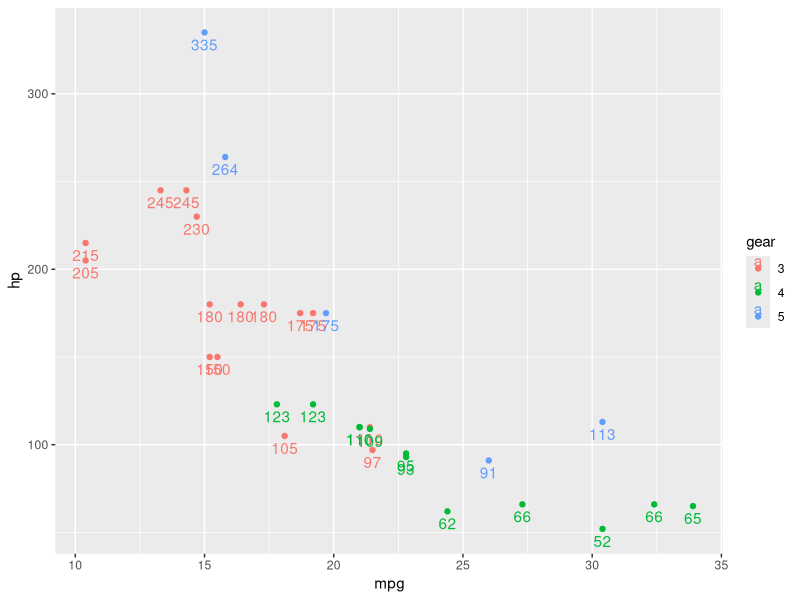
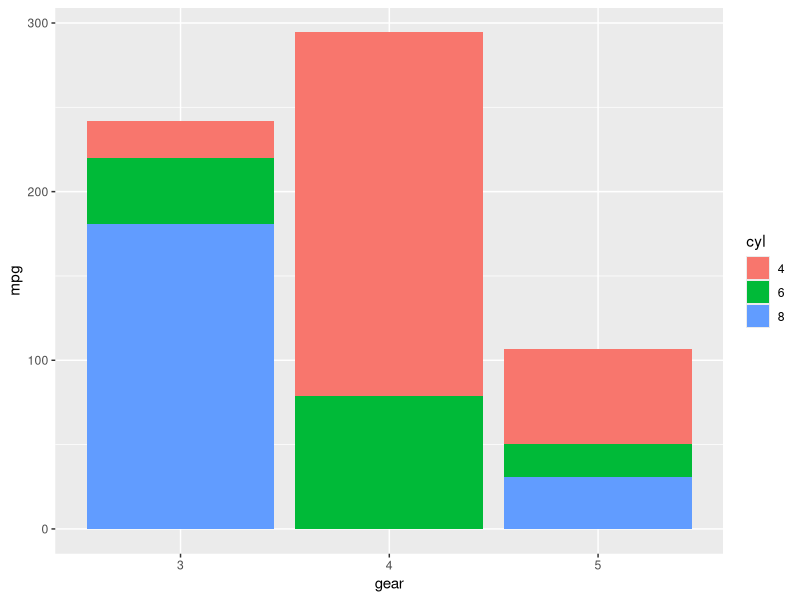
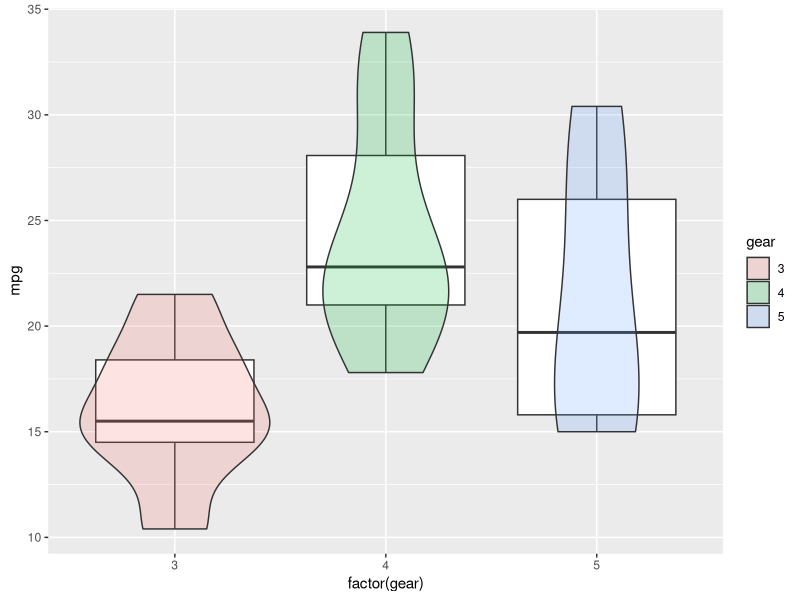
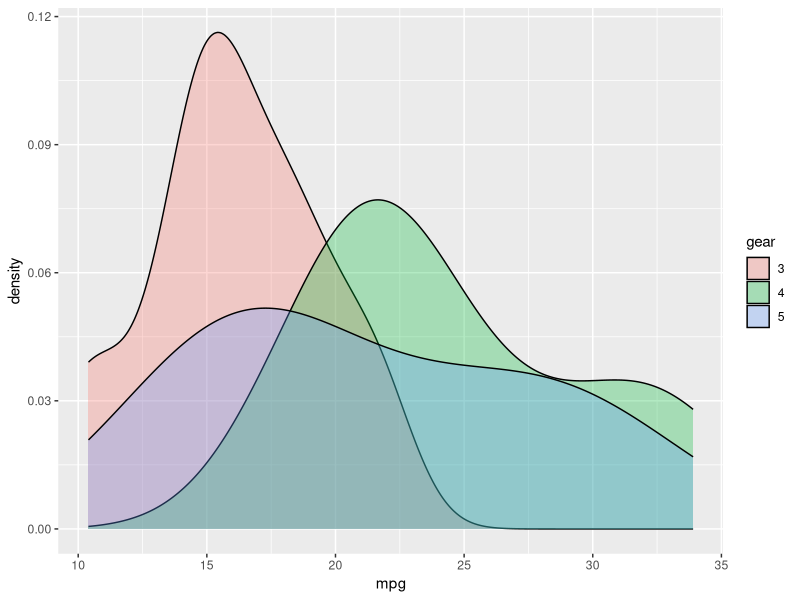

Generate these figures, in order, with R:
library(tidyverse)

datos <- mtcars

datos <- datos %>% 
  mutate_at(vars(c("cyl", "vs", "am", "gear", "carb")), factor) 

glimpse(datos)

# Gráficos que consideran dos variables continuas

  ## Gráfico de dispersión o puntos bivariados

ggplot(datos, aes(x = mpg, y = hp, col = gear, label = hp)) + 
  geom_point() +
  geom_text(vjust = 1.5)

# Gráficos que consideran dos variables (discreta y continua)

  ## Gráfico de barras con geom_col

ggplot(datos, aes(x = gear, y = mpg, fill = cyl)) +
  geom_col()

  ## Gráfico de caja o de bigotes

ggplot(datos, aes(x = factor(gear), y = mpg, fill = gear)) +
  geom_boxplot(fill = "white") + 
  geom_violin(alpha = 0.2)

# Gráficos que considran una variable continua

## Gráfico de densidad

ggplot(datos, aes(x = mpg, fill = gear)) + 
  geom_density(alpha = 0.3)
